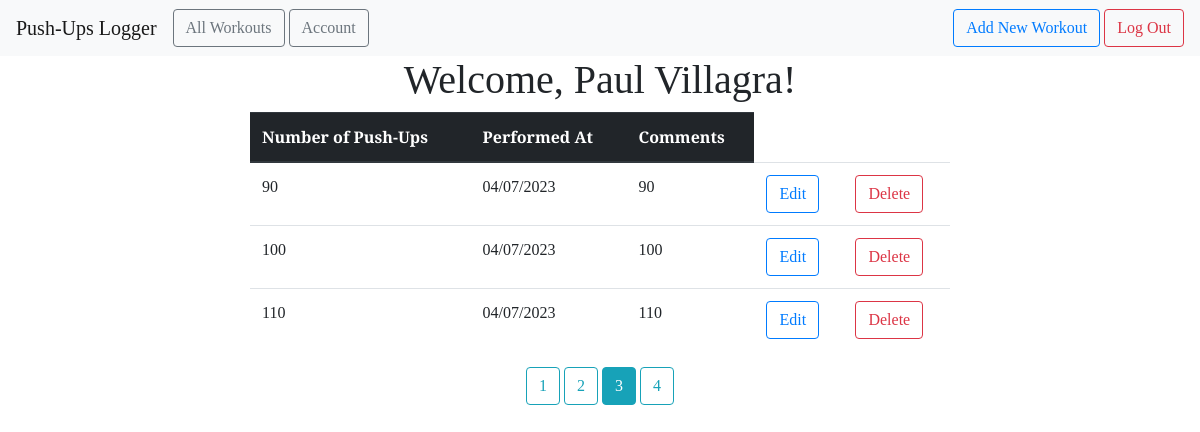
Page /all?page=3 (signed in) on the committed database.
### pushups_logger/models.py (models this page shows)
class User(db.Model, UserMixin):
    id = db.Column(db.Integer, primary_key=True)  # primary keys are required by SQLAlchemy
    email = db.Column(db.String(100), unique=True)
    password = db.Column(db.String(100))
    name = db.Column(db.String(1000))
    workouts = db.relationship('Workout', backref='author', lazy=True)

class Workout(db.Model):
    id = db.Column(db.Integer, primary_key=True)
    pushups = db.Column(db.Integer, nullable=False)
    date_posted = db.Column(db.DateTime, nullable=False, default=datetime.utcnow)
    comment = db.Column(db.Text, nullable=False)
    user_id = db.Column(db.Integer, db.ForeignKey('user.id'), nullable=False)

### pushups_logger/main.py (the view)
@main.route('/all')
@login_required
def user_workouts():
    page = request.args.get('page', 1, type=int)
    user = User.query.filter_by(email=current_user.email).first_or_404()
    workouts = Workout.query.filter_by(author=user).paginate(page=page, per_page=3)
    return render_template('all_workouts.html', workouts=workouts, user=user)

### pushups_logger/__init__.py (called while the page is built)
def create_app():
    app = Flask(__name__)
    app.config['SECRET_KEY'] = 'secret-key-goes-here'
    app.config['SQLALCHEMY_DATABASE_URI'] = 'sqlite:///' + os.path.join(os.getcwd(), 'pushups_logger/db.sqlite')
    db.init_app(app)
    login_manager = LoginManager()
    login_manager.login_view = 'auth.login'
    login_manager.init_app(app)
    from .models import User
    @login_manager.user_loader
    def load_user(user_id):
        return User.query.get(int(user_id))
    with app.app_context():
        db.create_all()
    from .main import main as main_blueprint
    app.register_blueprint(main_blueprint)
    from .auth import auth as auth_blueprint
    app.register_blueprint(auth_blueprint)
    return app

### pushups_logger/templates/all_workouts.html (shortened to what this page needs)
{% extends "base.html" %} {% block head %} {{ super() }}
<link
  rel="stylesheet"
  href="{{ url_for('static', filename= 'extended_beauty.css') }}"
/>
{% endblock %} {% block content %}
<center>
  <h1>
    Welcome, {{ user.name }}!
  </h1>
</center>
<center>
  <div>
    <table class="table table-hover" style="width: 700px;">
      <thead class="thead-dark">
        <tr>
          <th scope="col">Number of Push-Ups</th>
          <th scope="col">Performed At</th>
          <th scope="col">Comments</th>
        </tr>
      </thead>
      <tbody>
        {% for workout in workouts.items %}
        <tr>
          <td>{{ workout.pushups }}</td>
          <td>{{ workout.date_posted.strftime('%m/%d/%Y') }}</td>
          <td>{{ workout.comment }}</td>
          <td>
            <a
              href="{{ url_for('main.update_workout', workout_id=workout.id) }}"
              class="btn btn-outline-primary"
              role="button"
            >
              Edit
            </a>
          </td>
          <td>
            <a
            href="{{ url_for('main.delete_workout', workout_id=workout.id) }}"
              class="btn btn-outline-danger"
              role="button"
            >
              Delete
            </a>
          </td>
        </tr>
        {% endfor %}
      </tbody>
    </table>
    {% for page_num in workouts.iter_pages(left_edge=1, right_edge=1, left_current=1, right_current=1) %} {% if page_num %} {% if workouts.page == page_num %}
    <a
      class="btn btn-info mb-4"
      href="{{ url_for('main.user_workouts', page=page_num) }}"
      >{{ page_num }}</a
    >
    {% else %}
    <a
      class="btn btn-outline-info mb-4"
      href="{{ url_for('main.user_workouts', page=page_num) }}"
      >{{ page_num }}</a
    >
    {% endif %} {% else %} ... {% endif %} {% endfor %}
  </div>
</center>
{% endblock %}

### pushups_logger/static/beauty.css (style rules this page uses)
* { font-family: "Arvo", serif; }

### pushups_logger/static/extended_beauty.css (style rules this page uses)
h1, h2, h4, p { font-family: "Arvo", serif; }

### rows in the picture
User: name "Paul Villagra"
Workout: pushups "90", date_posted "04/07/2023", comment "90"
Workout: pushups "100", date_posted "04/07/2023", comment "100"
Workout: pushups "110", date_posted "04/07/2023", comment "110"

### other values in the picture
{{ page_num }} "1" "2" "4"
{{ page_num }} "3"
